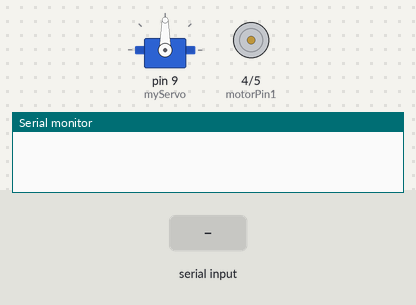
Bench run of a sketch on a simulated Arduino Uno, built with avr-gcc and run on an emulated ATmega328P. Shown: servo, motor-driver pin pairs drawn as motors (green arrow = first pin HIGH = forward, orange = second pin HIGH = backward, longer = more drive, scaled by the enable pin), the last lines printed to the serial monitor. Inputs (shaded band) come from the test bench.

Above: at 1.2 s.
1.3 s: "left\n" received over Serial
At 1.8 s:
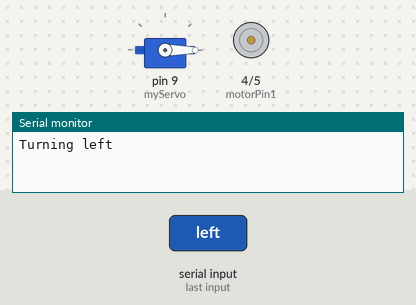
2.8 s: "right\n" received over Serial
At 4.0 s:
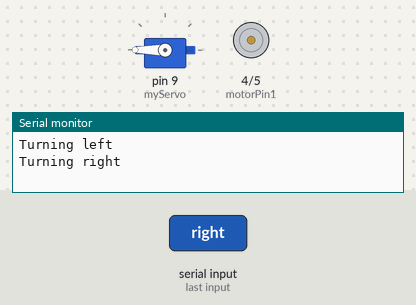
4.3 s: "slowly\n" received over Serial
At 5.4 s:
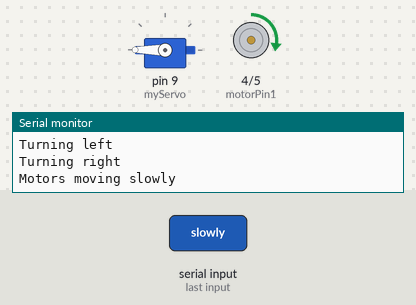
5.8 s: "go\n" received over Serial
At 6.4 s:
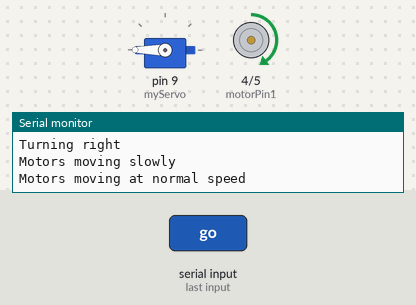
7.3 s: "left\n" received over Serial
At 7.6 s:
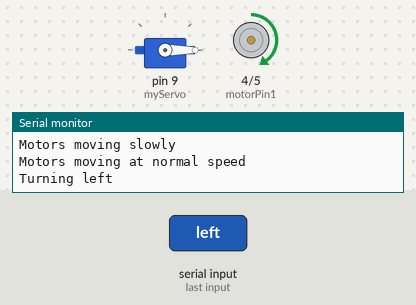
8.8 s: "slowly\n" received over Serial
At 10.0 s:
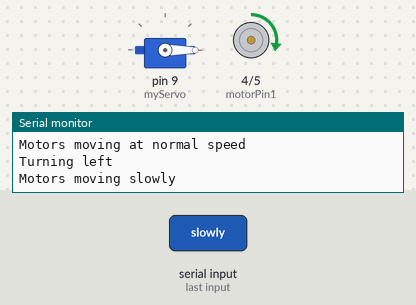
Timing chart, 0 to 11.3 s (numbered marks = the images above; inputs shaded):
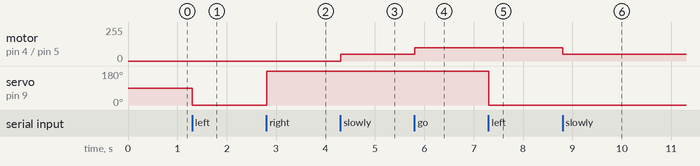

The sketch:

motor_control.ino
```cpp
#include <Servo.h>

Servo myServo;  // 서보 모터 객체 생성
int motorPin1 = 4;  // DC 모터 핀 설정
int motorPin2 = 5;  // DC 모터 핀 설정
int speed = 6;

void setup() {
  // 시리얼 통신 시작 (속도 9600bps)
  Serial.begin(9600);
  myServo.attach(9);
  // 모터 핀 설정 (필요 시 설정)
  pinMode(motorPin1, OUTPUT);
  pinMode(motorPin2, OUTPUT);
  pinMode(speed, OUTPUT);
}

void loop(){
  if (Serial.available() > 0) {
    String command = Serial.readStringUntil('\n');  // Python으로부터 명령 수신

    // 서보 모터 왼쪽 회전 명령
    if (command == "left") {
      myServo.write(0);  // 서보 모터를 왼쪽으로 회전
      Serial.println("Turning left");
    }
    // 서보 모터 오른쪽 회전 명령
    else if (command == "right") {
      myServo.write(180);  // 서보 모터를 오른쪽으로 회전
      Serial.println("Turning right");
    }
    // DC 모터 정지 명령

    if (command == "stop") {
      digitalWrite(motorPin1, LOW);  // DC 모터 중지
      digitalWrite(motorPin2, LOW);  // DC 모터 중지
      analogWrite(speed, 0);  // 모터 속도 0 (정지)
      Serial.println("Motors stopped");
    }
    // DC 모터 천천히 회전 명령
    else if (command == "slowly") {
      digitalWrite(motorPin1, HIGH);  // DC 모터 한 방향으로 회전
      digitalWrite(motorPin2, LOW);
      analogWrite(speed, 50);  // 속도 50으로 천천히 회전
      Serial.println("Motors moving slowly");
    }
    else if (command == "go"){
      digitalWrite(motorPin1, HIGH);  // DC 모터 한 방향으로 회전
      digitalWrite(motorPin2, LOW);
      analogWrite(speed, 100);  // 속도 100으로 계속 회전
      Serial.println("Motors moving at normal speed");
  }
    }
}
```

Measured:
- after the input at 1.3 s, servo on pin 9 (myServo): 90° → 0° at once
- after the input at 2.8 s, servo on pin 9 (myServo): 0° → 180° at once
- after the input at 4.3 s, motor on pin 4 (motorPin1) / pin 5 (motorPin2): stopped → forward 50/255 at once
- after the input at 5.8 s, motor on pin 4 (motorPin1) / pin 5 (motorPin2): forward 50/255 → forward 100/255 at once
- after the input at 7.3 s, servo on pin 9 (myServo): 180° → 0° at once
- after the input at 8.8 s, motor on pin 4 (motorPin1) / pin 5 (motorPin2): forward 100/255 → forward 50/255 at once
